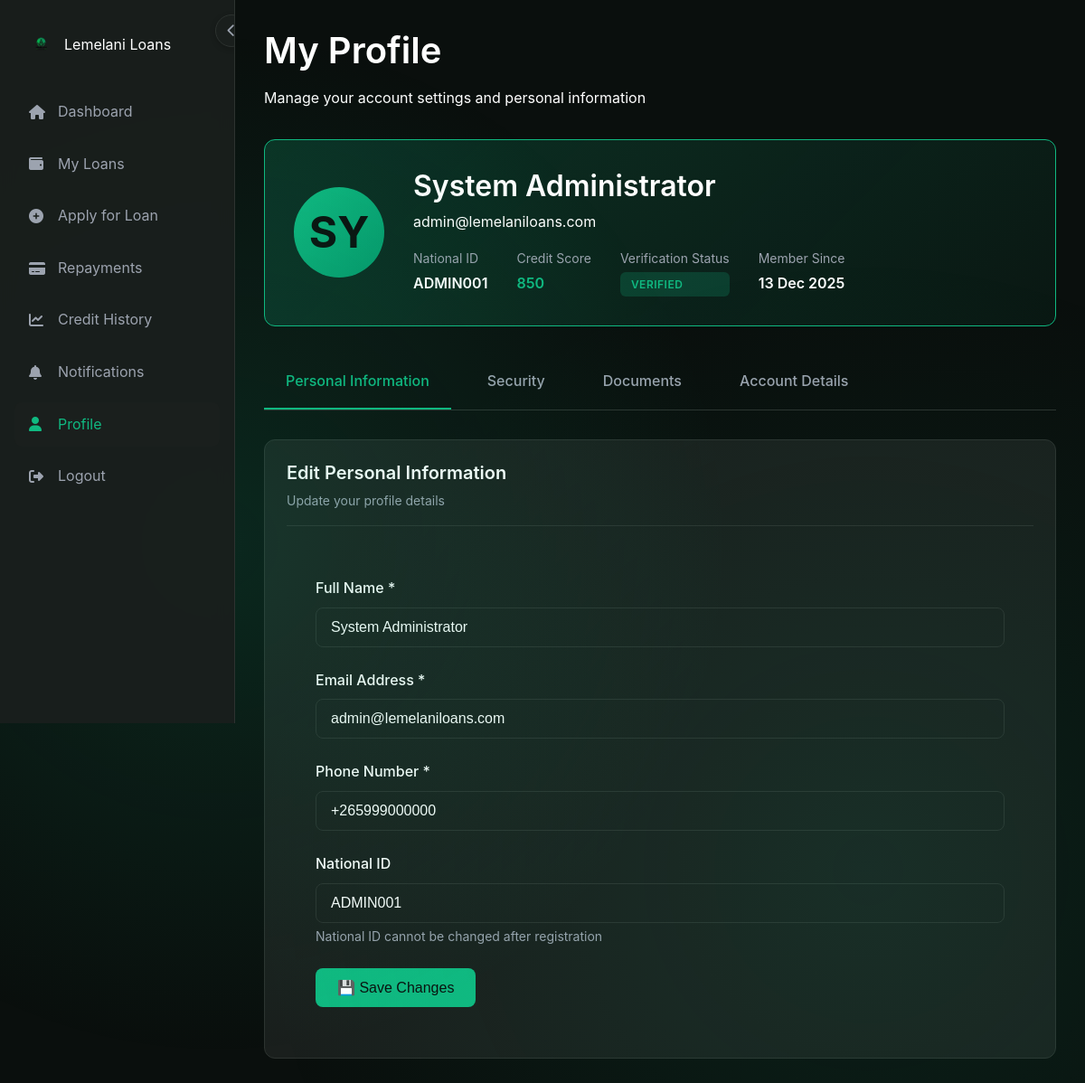
The app's page /profile.php (signed in) with its own data.
### tables this page shows
CREATE TABLE users (
    user_id           INT UNSIGNED AUTO_INCREMENT PRIMARY KEY,
    full_name         VARCHAR(150)        NOT NULL,
    national_id       VARCHAR(30)         NOT NULL UNIQUE,
    phone             VARCHAR(20)         NOT NULL UNIQUE,
    email             VARCHAR(150)       UNIQUE,
    date_of_birth     DATE,
    gender            ENUM('male','female','other'),
    password_hash     VARCHAR(255)        NOT NULL,
    profile_photo     VARCHAR(255),
    is_verified       TINYINT(1)          DEFAULT 0,
    verification_status ENUM('pending','verified','rejected') DEFAULT 'pending',
    account_status    ENUM('active','suspended','blacklisted','closed') DEFAULT 'active',
    role              ENUM('customer','admin','manager')     DEFAULT 'customer',
    credit_score      SMALLINT UNSIGNED   DEFAULT 300,
    last_login        TIMESTAMP NULL,
    created_at        TIMESTAMP           DEFAULT CURRENT_TIMESTAMP,
    updated_at        TIMESTAMP           DEFAULT CURRENT_TIMESTAMP ON UPDATE CURRENT_TIMESTAMP,
    INDEX idx_national_id (national_id),
    INDEX idx_email (email),
    INDEX idx_role (role),
    INDEX idx_account_status (account_status),
    INDEX idx_is_verified (is_verified)
);

### config/config.php (called while the page is built, shortened)
<?php
function site_url($path = '') {
    $path = ltrim((string)$path, '/');
    $base = rtrim(SITE_URL, '/');
    return $path === '' ? $base . '/' : $base . '/' . $path;
}
function get_user_id() {
    return $_SESSION['user_id'] ?? null;
}
function format_date($date) {
    return date('d M Y', strtotime($date));
}
?>

### classes/User.php (called while the page is built, shortened)
<?php
class User {
    private $conn;
    private $table_name = "users";
    public function __construct($db) {
        $this->conn = $db;
    }
    public function getUserById($user_id) {
        $query = "SELECT u.*,
                         u.profile_photo AS selfie_path,
                         (
                            SELECT ud.file_path
                            FROM user_documents ud
                            WHERE ud.user_id = u.user_id AND ud.doc_type = 'national_id'
                            ORDER BY ud.uploaded_at DESC
                            LIMIT 1
                         ) AS id_document_path
                  FROM " . $this->table_name . " u
                  WHERE u.user_id = :user_id
                  LIMIT 1";
        $stmt = $this->conn->prepare($query);
        $stmt->bindParam(':user_id', $user_id);
        $stmt->execute();
        if ($stmt->rowCount() > 0) {
            $row = $stmt->fetch(PDO::FETCH_ASSOC);
            return $row;
        }
        return null;
    }
}
?>

### profile.php (the view, shortened to what this page needs)
<?php
require_once 'config/config.php';
require_once 'classes/User.php';
$database = new Database();
$db = $database->getConnection();
$user = new User($db);
$user_data = $user->getUserById(get_user_id());
?>
<!DOCTYPE html>
<html lang="en">
<head>
    <link rel="stylesheet" href="assets/css/style.css">
    <link rel="stylesheet" href="assets/css/fontawesome-all.min.css" />
</head>
<body>
    <aside class="sidebar" id="sidebar">
        <button id="sidebarToggle" class="sidebar-toggle">
            <i class="fas fa-chevron-left"></i>
        </button>
        <div class="sidebar-brand">
            <img src="assets/images/logo.png" alt="<?php echo SITE_NAME; ?>" onerror="this.style.display='none'">
            <span><?php echo SITE_NAME; ?></span>
        </div>
        <ul class="sidebar-menu">
            <li><a href="<?php echo site_url('dashboard.php'); ?>">
                <i class="fas fa-home"></i> Dashboard
            </a></li>
            <li><a href="<?php echo site_url('loans.php'); ?>">
                <i class="fas fa-wallet"></i> My Loans
            </a></li>
            <li><a href="<?php echo site_url('apply-loan.php'); ?>">
                <i class="fas fa-plus-circle"></i> Apply for Loan
            </a></li>
            <li><a href="<?php echo site_url('repayments.php'); ?>">
                <i class="fas fa-credit-card"></i> Repayments
            </a></li>
            <li><a href="<?php echo site_url('credit-history.php'); ?>">
                <i class="fas fa-chart-line"></i> Credit History
            </a></li>
            <li><a href="<?php echo site_url('notifications.php'); ?>">
                <i class="fas fa-bell"></i> Notifications
            </a></li>
            <li><a href="<?php echo site_url('profile.php'); ?>" class="active">
                <i class="fas fa-user"></i> Profile
            </a></li>
            <li><a href="<?php echo site_url('logout.php'); ?>">
                <i class="fas fa-sign-out-alt"></i> Logout
            </a></li>
        </ul>
    </aside>
    <div class="main-wrapper">
        <div class="main-content">
            <h1>My Profile</h1>
            <p class="text-secondary mb-4">Manage your account settings and personal information</p>
            <div class="profile-header">
                <div class="profile-avatar">
                    <?php echo strtoupper(substr($user_data['full_name'], 0, 2)); ?>
                </div>
                <div class="profile-info" style="flex: 1;">
                    <h2><?php echo htmlspecialchars($user_data['full_name']); ?></h2>
                    <p class="text-secondary"><?php echo htmlspecialchars($user_data['email']); ?></p>
                    <div class="profile-meta">
                        <div class="profile-meta-item">
                            <span class="profile-meta-label">National ID</span>
                            <span class="profile-meta-value"><?php echo htmlspecialchars($user_data['national_id']); ?></span>
                        </div>
                        <div class="profile-meta-item">
                            <span class="profile-meta-label">Credit Score</span>
                            <span class="profile-meta-value" style="color: <?php
                                echo $user_data['credit_score'] >= 700 ? 'var(--success)' :
                                     ($user_data['credit_score'] >= 500 ? 'var(--warning)' : 'var(--error)');
                            ?>">
                                <?php echo $user_data['credit_score']; ?>
                            </span>
                        </div>
                        <div class="profile-meta-item">
                            <span class="profile-meta-label">Verification Status</span>
                            <span class="badge badge-<?php
                                echo match($user_data['verification_status']) {
                                    'verified' => 'success',
                                    'pending' => 'warning',
                                    'rejected' => 'danger',
                                    default => 'secondary'
                                };
                            ?>">
                                <?php echo ucfirst($user_data['verification_status']); ?>
                            </span>
                        </div>
                        <div class="profile-meta-item">
                            <span class="profile-meta-label">Member Since</span>
                            <span class="profile-meta-value"><?php echo format_date($user_data['created_at']); ?></span>
                        </div>
                    </div>
                </div>
            </div>
            <div class="section-tabs">
                <div class="section-tab active" onclick="switchSection(event, 'personal')">Personal Information</div>
                <div class="section-tab" onclick="switchSection(event, 'security')">Security</div>
                <div class="section-tab" onclick="switchSection(event, 'documents')">Documents</div>
                <div class="section-tab" onclick="switchSection(event, 'account')">Account Details</div>
            </div>
            <div id="personal-section" class="section-content active">
                <div class="card">
                    <div class="card-header">
                        <h3 class="card-title">Edit Personal Information</h3>
                        <p class="card-subtitle">Update your profile details</p>
                    </div>
                    <div style="padding: 2rem;">
                        <form method="POST">
                            <div class="form-group">
                                <label for="full_name" class="form-label">Full Name *</label>
                                <input type="text" id="full_name" name="full_name" class="form-control"
                                       value="<?php echo htmlspecialchars($user_data['full_name']); ?>" required>
                            </div>
                            <div class="form-group">
                                <label for="email" class="form-label">Email Address *</label>
                                <input type="email" id="email" name="email" class="form-control"
                                       value="<?php echo htmlspecialchars($user_data['email']); ?>" required>
                            </div>
                            <div class="form-group">
                                <label for="phone" class="form-label">Phone Number *</label>
                                <input type="tel" id="phone" name="phone" class="form-control"
                                       value="<?php echo htmlspecialchars($user_data['phone']); ?>" required>
                            </div>
                            <div class="form-group">
                                <label class="form-label">National ID</label>
                                <input type="text" class="form-control"
                                       value="<?php echo htmlspecialchars($user_data['national_id']); ?>"
                                       disabled>
                                <small class="form-text">National ID cannot be changed after registration</small>
                            </div>
                            <button type="submit" class="btn btn-primary">
                                💾 Save Changes
                            </button>
                        </form>
                    </div>
                </div>
            </div>
        </div>
    </div>
</body>
</html>

### assets/css/style.css (style rules this page uses)
:root { --primary-green: #10B981; --primary-dark-green: #059669; --dark-bg: #0a0f0d; --dark-card: #1a1f1d; --dark-card-hover: #252a28; --accent-lime: #d4ff00; --text-primary: #ffffff; --text-secondary: #9ca3af; --text-muted: #6b7280; --border-color: #2d3330; --success: #10b981; --warning: #f59e0b; --error: #ef4444; --info: #3b82f6; }
* { margin: 0; padding: 0; box-sizing: border-box; }
body { font-family: 'Inter', -apple-system, BlinkMacSystemFont, 'Segoe UI', Roboto, Oxygen, Ubuntu, Cantarell, sans-serif; background: var(--dark-bg); color: var(--text-primary); line-height: 1.6; min-height: 100vh; }
h1, h2, h3, h4, h5, h6 { font-weight: 600; line-height: 1.2; margin-bottom: 1rem; }
h1 { font-size: 2.5rem; }
h2 { font-size: 2rem; }
h3 { font-size: 1.5rem; }
.card { background: var(--dark-card); border: 1px solid var(--border-color); border-radius: 12px; padding: 1.5rem; transition: all 0.3s ease; }
.card-header { margin-bottom: 1.5rem; padding-bottom: 1rem; border-bottom: 1px solid var(--border-color); }
.card-title { font-size: 1.25rem; font-weight: 600; margin-bottom: 0.5rem; }
.card-subtitle { color: var(--text-secondary); font-size: 0.875rem; }
.btn { display: inline-block; padding: 0.75rem 1.5rem; border: none; border-radius: 8px; font-size: 1rem; font-weight: 500; cursor: pointer; transition: all 0.3s ease; text-decoration: none; text-align: center; }
.btn-primary { background: var(--primary-green); color: var(--dark-bg); }
.form-group { margin-bottom: 1.5rem; }
.form-label { display: block; margin-bottom: 0.5rem; font-weight: 500; color: var(--text-primary); }
.form-control { width: 100%; padding: 0.75rem 1rem; background: var(--dark-card); border: 1px solid var(--border-color); border-radius: 8px; color: var(--text-primary); font-size: 1rem; transition: all 0.3s ease; }
.form-control::placeholder { color: var(--text-muted); }
.form-text { display: block; margin-top: 0.25rem; font-size: 0.875rem; color: var(--text-secondary); }
.sidebar { position: fixed; left: 0; top: 0; width: 260px; height: 100vh; background: rgba(26, 31, 29, 0.95); backdrop-filter: blur(10px); border-right: 1px solid var(--border-color); padding: 2rem 1rem; overflow-y: auto; z-index: 999; transition: width 0.3s ease; }
.sidebar-toggle { position: absolute; top: 1rem; right: -15px; background: var(--dark-card); border: 1px solid var(--border-color); border-radius: 50%; width: 36px; height: 36px; display: flex; align-items: center; justify-content: center; cursor: pointer; transition: background 0.2s ease, transform 0.3s ease; box-shadow: 0 2px 6px rgba(0,0,0,0.2); color: var(--text-secondary); font-size: 0.9rem; z-index: 1000; }
.sidebar-brand { display: flex; align-items: center; margin-bottom: 2rem; padding: 0 0.75rem; }
.sidebar-brand img { height: 35px; margin-right: 0.5rem; }
.sidebar-menu { list-style: none; }
.sidebar-menu li { margin-bottom: 0.5rem; }
.sidebar-menu a { display: flex; align-items: center; padding: 0.75rem 1rem; color: var(--text-secondary); text-decoration: none; border-radius: 8px; transition: all 0.3s ease; }
.sidebar-menu a:hover, .sidebar-menu a.active { background: var(--dark-card); color: var(--primary-green); }
.sidebar-menu a i { margin-right: 0.75rem; width: 20px; }
.main-wrapper { margin-left: 260px; min-height: 100vh; }
.main-content { padding: 2rem; }
.badge { display: inline-block; padding: 0.25rem 0.75rem; border-radius: 6px; font-size: 0.75rem; font-weight: 600; text-transform: uppercase; letter-spacing: 0.5px; }
.badge-success { background: rgba(16, 185, 129, 0.2); color: var(--success); }
.mb-4 { margin-bottom: 2rem; }
i.fas, i.far, i.fal, i.fab { color: inherit; }

### records on screen
users: full_name "SY", full_name "System Administrator", email "admin@lemelaniloans.com", national "ADMIN001", credit_score "850", verification_status "VERIFIED", created_at "13 Dec 2025", phone "+265999000000"

### other values on screen
SITE_NAME "Lemelani Loans"
